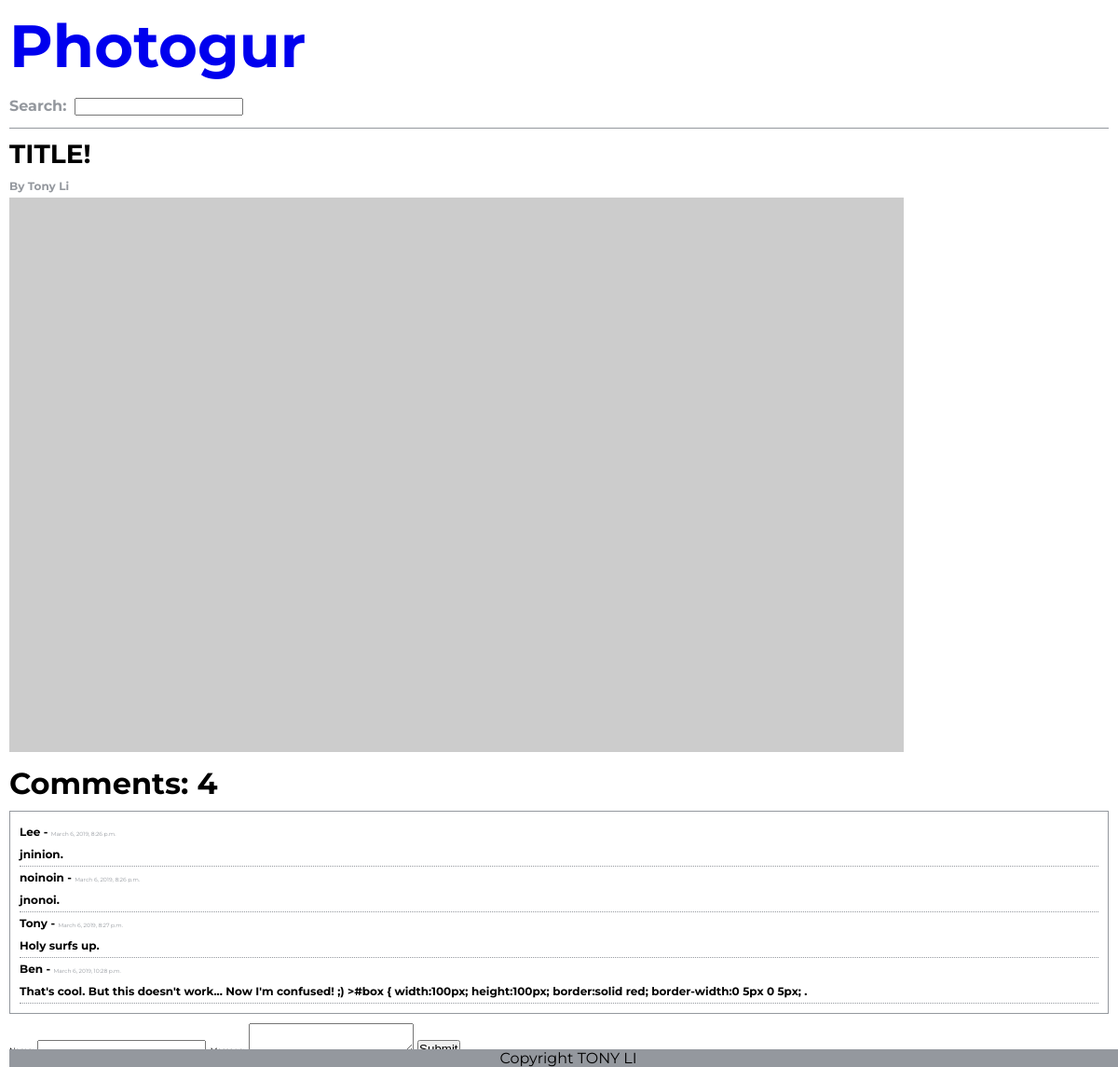
Page /pictures/1 on the earlier database version.
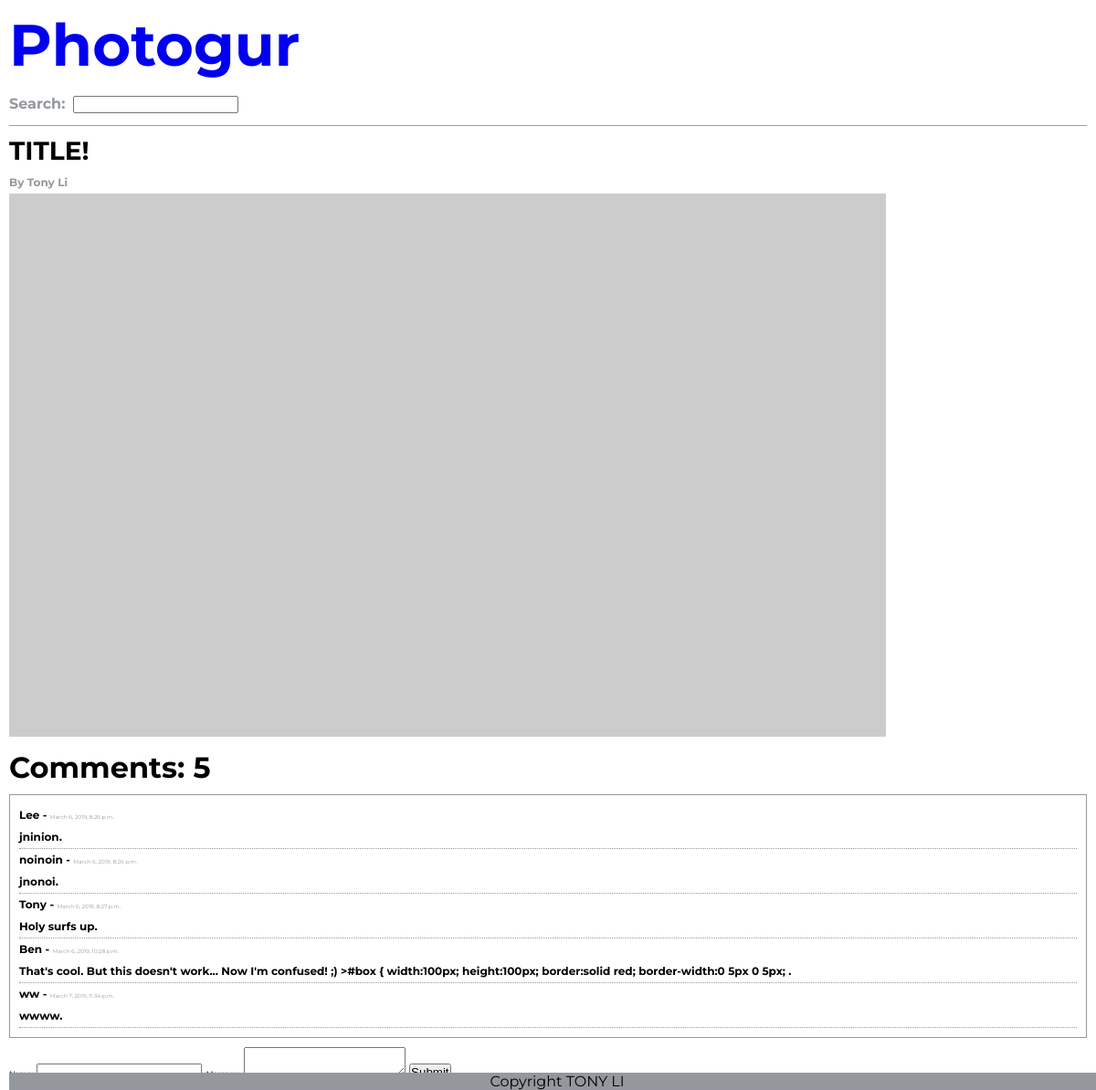
Same page on the later database version.
### photogur/models.py (models this page shows, shortened)
class Picture(models.Model):
    title = models.CharField(max_length=255)
    artist = models.CharField(max_length=255)
    url = models.CharField(max_length=255)

class Comment(models.Model):
    name = models.CharField(max_length=255)
    created_at = models.DateTimeField(auto_now_add=True)
    message = models.TextField()
    picture = models.ForeignKey(Picture, on_delete=models.CASCADE, related_name='comments')

### photogur/views.py (the view)
# urls.py: path('pictures/<int:id>', picture_show, name='picture_details'),
def picture_show(request, id):
    picture = Picture.objects.get(pk=id)
    comments = picture.comments.all()
    context = {
        'picture': picture,
        'comments': comments
    }
    response = render(request, 'picture.html', context)
    return HttpResponse(response)

### photogur/templates/picture.html (shortened to what this page needs)
{% extends 'base.html' %}
{% block content %}
  <div class="title">
    <h2> {{picture.title}} </h2>
    <h3> By {{picture.artist}} </h3>
  </div>
  <div class="individual-image">
    <li>
      <img src="{{picture.url}}" alt="">
    </li>
  </div>
    <h1 class="comment-count">Comments: {{ picture.comments.count }}</h1>
    <div class="comment-section">
      <ul>
        {% for comment in comments%}
          <li>
            <h3>{{ comment.name }} - <span>{{ comment.created_at }}</span></h3>
            <h4>{{ comment.message }}.</h4>
          </li>
        {% endfor %}
      </ul>
    </div>
    <form action="{% url 'create_comment' %} "class="comment-section" action="" method="post">
      <label for="comment_name">
        <span>Name:</span>
      </label>
      <label for="comment_message">
        <span>Message:</span>
        <textarea id="comment-message" name="comment_message"></textarea>
      </label>
      <button type="submit" name="button">Submit</button>
    </form>
{% endblock %}

Differences in the rows shown:
computed for Picture "TITLE!": comments.count "4" → "5"
added Comment: name "ww", created_at "March 7, 2019, 11:34 p.m.", message "wwww"
